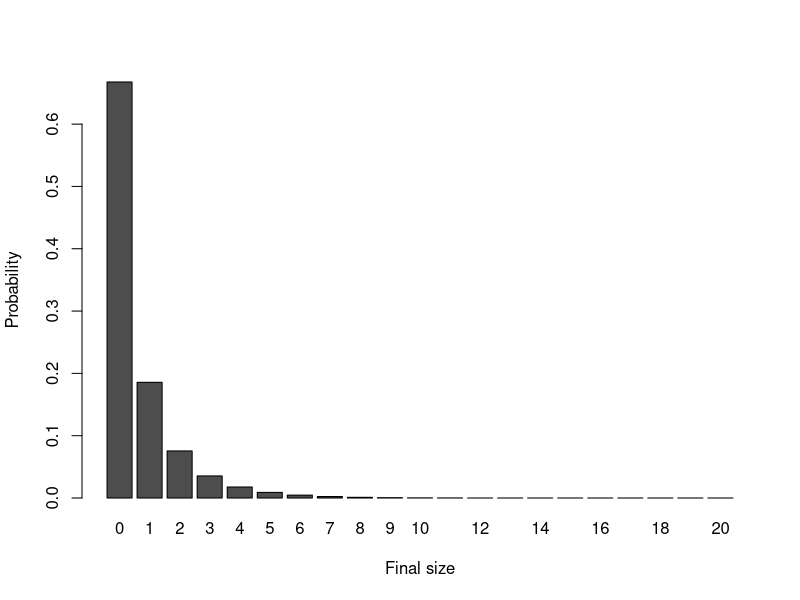
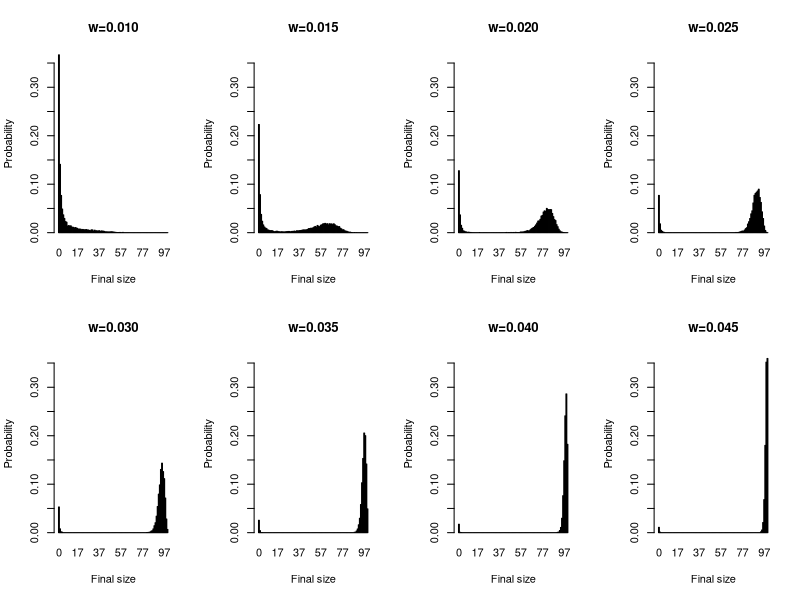
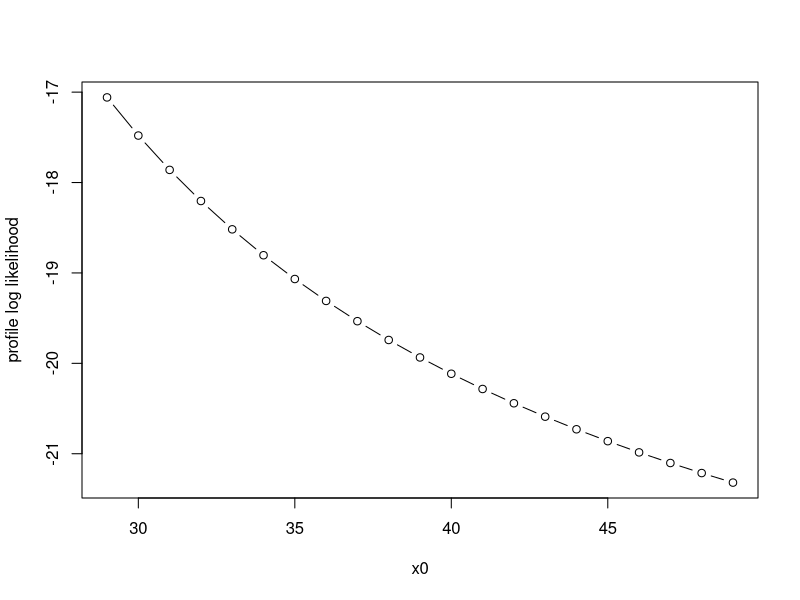
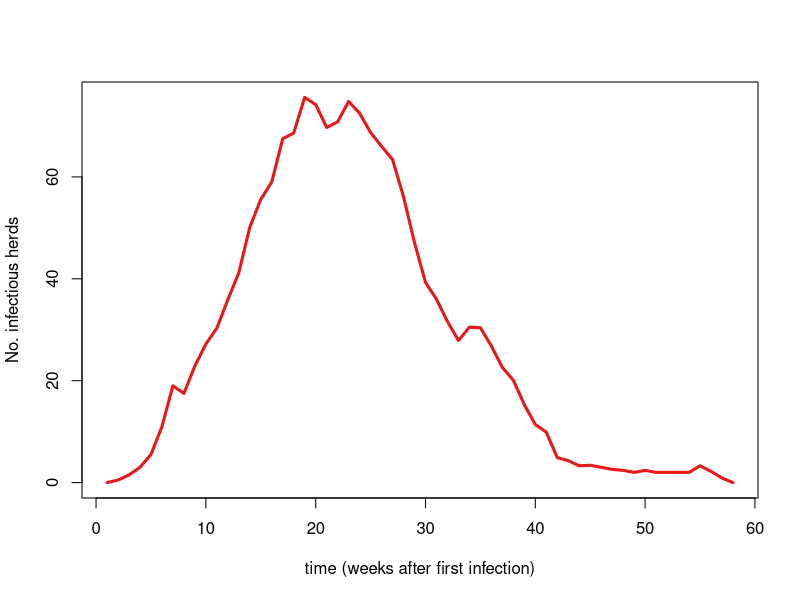
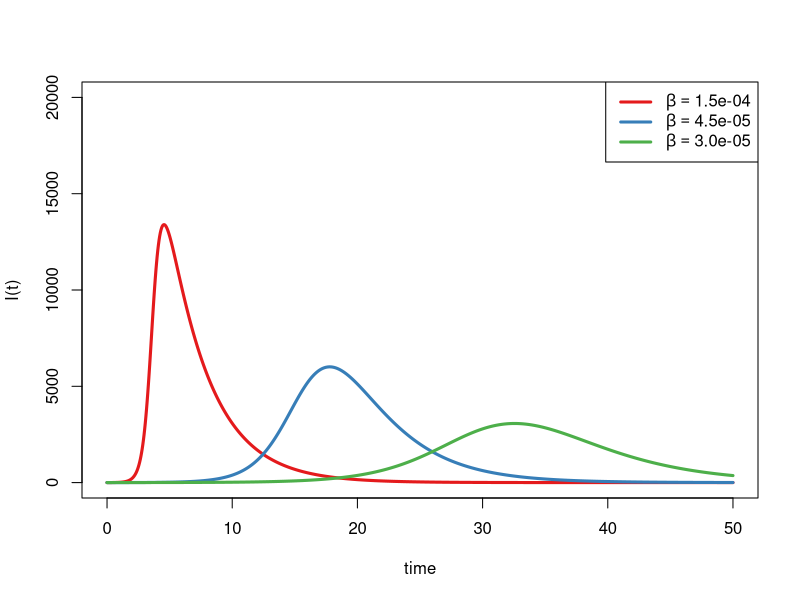
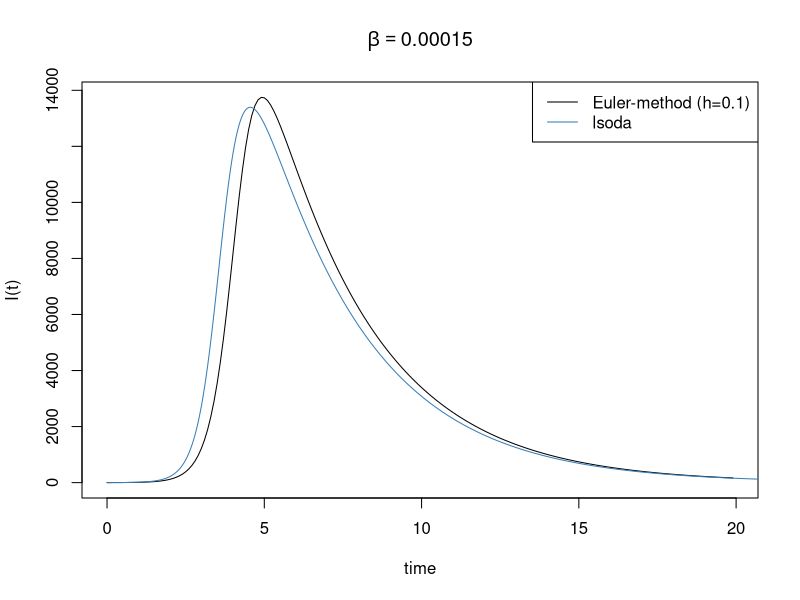
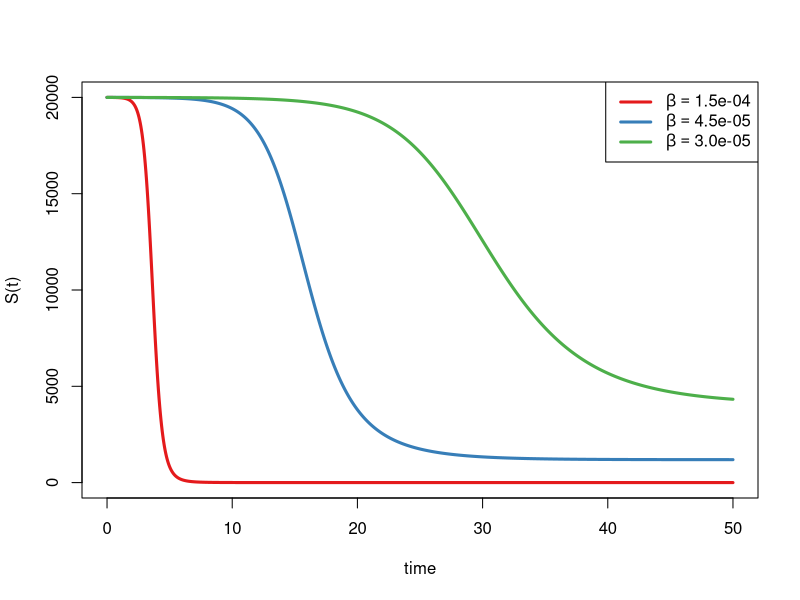
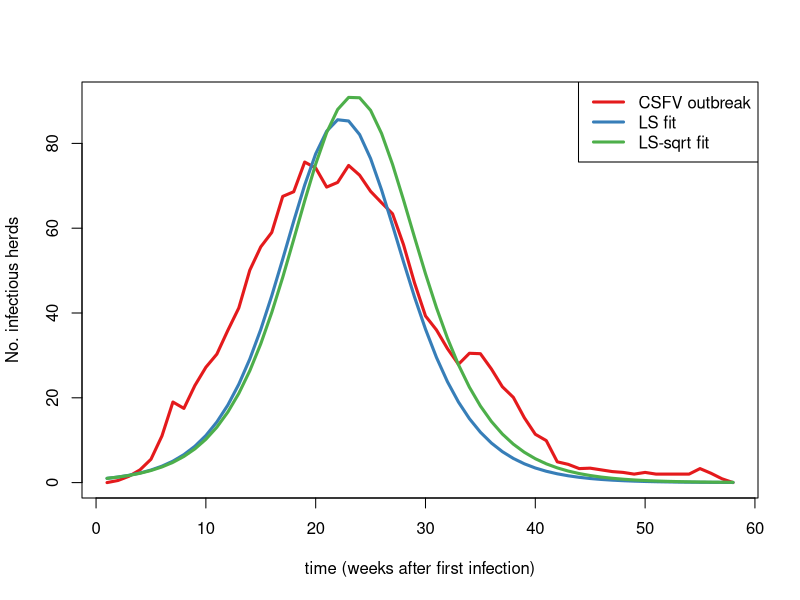

R code for these plots, in order:
## ----echo=FALSE,results='hide',message=FALSE----------------------------------
######################################################################
### Author: Michael Höhle <http://www.math.su.se/~hoehle>
### Course: The Mathematics and Statistics of Infectious Disease Outbreaks
###         (MT3002 - Summer 2020) at the Department of Mathematics,
###         Stockholm University.
###         (https://kurser.math.su.se/course/view.php?id=911)
###         given by Tom Britton and Michael Höhle
###    
### License:
### This work is licensed under a <a rel="license"
### href="http://creativecommons.org/licenses/by-sa/4.0/">Creative Commons
### Attribution-ShareAlike 4.0 International License</a>.
###
### Description:
###  Rnw File for lecture 2
###
### History:
###  -- 10 Jun 2020 file created 
######################################################################

options(width=100)
set.seed(123)
library(tidyverse)
library(RColorBrewer)


## -----------------------------------------------------------------------------
######################################################################
#Laplace transform of stoch. variable X=c=1
######################################################################
Lc <- function(theta) {
 return(exp(-theta*1))
}

#############################################################################
# Find final sizes of Reed Frost chain binomial model by sampling from
# it. 
#
# Parameters:
#  n - Initial number of susceptible
#  m - Initial infected
#  w - contact probability, c.f. Britton2000 p.4
#  samples - number of RF processes to sample.
#
# Note:
# The sampling function is a vector version sampling from all processes
# simultaneously. Ceased processes continue running, and their NA's
# are taken care of.
#############################################################################

fsize.RF <- function(n, m, w, samples) {
  #Initial susceptible
  xj <- matrix(data=n,nrow=samples,ncol=1) 
  #Initial infectives
  yj <- matrix(data=m,nrow=samples,ncol=1) 

  #Loop over all (samples) simulations until they all are ceased.
  while (sum(yj>0) & sum(xj>0)) {
    #Sample from all processes concurrently
    yj <- ifelse(xj > 0, rbinom(samples, xj, 1-(1-w)^yj), 0)
    #Update all xj
    xj <- xj - yj
  }
  #Done 
  return(n-xj) 
}

##################################################################  
# Calculate distribution of final size of standard SIR epidemic.
# C.f. Theorem 2.2.
#
# Parameters:
#   n - population size
#   m - initial number of infectious
#   lambda - transmission parameter
#   phi - Laplace transform of the stoch. var. I
#
# Note:  When n becomes large (n>35-40 in Fig 2.2 example the
#        solve command doesn't work anymore, coz of near singular
#        matrix. More stable implementation is necessary.
#
# Example:
#  Pfinal <- fsize.SIR(35,1,1.5,Lc)
##################################################################  

fsize.SIR <- function(n,m,lambda,phi) {
  #Declare matrices in linear eqn. system Ax=b.
  #Note: size+1 since we also include index 0.
  A <- matrix(data=0,nrow=n+1,ncol=n+1)
  b <- matrix(data=NA,nrow=n+1,ncol=1)

  #Fill them according to Theorem 2.2 in Britton 2000.
  for (l in 0:n) {
    for (k in 0:l) {
    A[l+1,k+1] <- choose(n-k,l-k) / (phi(lambda*(n-l)/n)^(k+m))
    }
    b[l+1] <- choose(n,l)
    #Process indicitor if slow: print(l)
  }
  #Solve the linear equation system. Note: A can be near singular if n
  #is large. Numerical improvement?
  #In R: Use  Pfinal <- forwardsolve(A,b), which gives a little more
  #stability
  Pfinal <- solve(A,b)
  # Done
  return(Pfinal)
}


fsize.hist <- function(n=50,m=1,lambda=1.5,samples=10000,ylim=NULL,plot=TRUE, title=TRUE) {
  #RF by simulation, note q=exp(-lambda/(n)) is the avoidance probability. w=1-q.
  if (n>30) {
    cat("Sample size too large. Using simulation.\n")
    f1 <- fsize.RF(n, m, 1 - exp(-lambda/(n)),samples)
    f2 <- table(factor(f1,levels=0:n))/length(f1)
  } else {
    #Use exact method
    f2 <- fsize.SIR(n,m,lambda,Lc)
  }

  
  #Plot the two for comparison. Note: We plot Z, the final
  #size and not Z+1 as in Fig 2.2
  if (plot) {
      if(title){
    barplot(t(f2),main=paste("w=",sprintf("%.3f",1-exp(-lambda/n)),sep=""),xlab="Final size",names.arg=0:n,ylab="Probability",ylim=ylim)
}
      else{
    barplot(t(f2),main="",xlab="Final size",names.arg=0:n,ylab="Probability",ylim=ylim)
}
      
}
  #Done
  invisible(as.numeric(f2))
}


## -----------------------------------------------------------------------------
#Figure for the presentation
n <- 20
w <- 0.02


## ----fig.width=7,fig.height=3.5-----------------------------------------------
lambdas <- -n*log(1-w)
#lambdas <- seq(0.6,4.32,length=8)
#w <- 1-exp(-lambdas/n) ; lambdas <- -log(1-0.25)*n

maxpmf <- max(sapply(lambdas, function(lambda) {
  max(fsize.hist(n=n,m=1,lambda=lambda,samples=10000,plot=FALSE))
}))

#par(mfrow=c(2,4))
invisible(sapply(lambdas, function(lambda) {
  fsize.hist(n=n,m=1,lambda=lambda,samples=10000,ylim=c(0,maxpmf),plot=TRUE, title=FALSE)
}))



## -----------------------------------------------------------------------------
n <- 100
w <- seq(0.01, 0.045, length=8)
lambdas <- -n*log(1-w)
#lambdas <- seq(1.0,4.0,length=8)
maxpmf <- max(sapply(lambdas, function(lambda) {
  max(fsize.hist(n=n,m=1,lambda=lambda,samples=10000,plot=FALSE))
}))

par(mfrow=c(2,4))
invisible(sapply(lambdas, function(lambda) {
  fsize.hist(n=n,m=1,lambda=lambda,samples=10000,ylim=c(0,maxpmf),plot=TRUE)
}))



## ----echo=TRUE, code = capture.output(dump('fsize.RF', ''))-------------------


## ----echo=TRUE,results='markup',tidy=FALSE------------------------------------
######################################################################
# Likelihood function for the Reed-Frost model
#
# Parameters:
#  w.logit - logit(w) to have unrestricted parameter space
#  x       - vector containing the number of susceptibles at each time
#  y       - vector containing the number of infectious   at each time
#
######################################################################

l <- function(w.logit,x,y) {
  if (length(x) != length(y)) { stop("x and y need to be the same length") }
  K <- length(x)
  w <- plogis(w.logit)
  p <- 1 - (1-w)^y
  return(sum(dbinom( y[-1], size=x[-K], prob=p[-K],log=TRUE)))
}

# Epidemic D in Table 4.1 of Daley and Gani (1999), assuming all susceptibles got infected
y <- c(1, 4, 14, 10, 1, 0)
x <- numeric(length(y))
x[1] <- sum(y[-1])
x[2:length(x)] <- x[1]-cumsum(y[-length(y)])

mle <- optim(par=0,fn=l,method="BFGS",x=x,y=y,control=list(fnscale=-1),hessian=TRUE)
# Maximum likelihood estimator
(w.hat <- plogis(mle$par))

## ----echo=FALSE, results="hide"-----------------------------------------------
# 95% confidence interval
(w.95ci <- plogis( mle$par + c(-1,1)*qnorm(0.975)* sqrt(-1/as.vector(mle$hess))))


## ----fig.align="center"-------------------------------------------------------
x0 <- seq(sum(y[-1]), sum(y[-1])+20, 1)
w.hat <- numeric(length(x0))
log.lik <- numeric(length(x0))
for(i in 1:length(x0)){
    x[1] <- x0[i]
    x[2:length(x)] <- x[1]-cumsum(y[-length(y)])
    
    mle <- optim(par=0,fn=l,method="BFGS",x=x,y=y,control=list(fnscale=-1),hessian=TRUE)
    w.hat[i] <- plogis(mle$par)
    log.lik[i] <- mle$value
}

par(mfrow=c(1,1))
plot(x0, log.lik, type="b", ylab="profile log likelihood", axes=TRUE)


## ----fig.width=7,fig.height=4.5-----------------------------------------------

csfv <- read.table("Data/csfv.txt",col.names=c("t","I"))
pal <- brewer.pal(3,"Set1")
plot(csfv$t,csfv$I,lwd=3,type="l",lty=1,ylab="No. infectious herds",xlab="time (weeks after first infection)",col=pal[1])



## ----echo=FALSE, results="hide"-----------------------------------------------
# Load pkg.
suppressPackageStartupMessages(library(deSolve))


## ----SIRDIFF------------------------------------------------------------------
##############################################################################
# Function to compute the derivative of the ODE system
#
#  t - time
#  y - current state vector of the ODE at time t
#  parms - Parameter vector used by the ODE system
#
# Returns:
#  list containing dS(t)/dt and dI(t)/dt
##############################################################################

sir <- function(t,y, parms) {
  beta <- parms[1]
  gamma <- parms[2]
  S <- y[1]
  I <- y[2]
  return(list(c(S=-beta*S*I,I=beta*S*I-gamma*I)))
}

## -----------------------------------------------------------------------------
gamma <- 0.3
## beta.grid <- c(0.001,0.00005, 0.00003)
beta.grid <- c(1.5e-04, 4.5e-05, 3.0e-05)
N <- 20000
times <- seq(0,50,length=1000)

#R0 for the 3 examples
(R0 <- beta.grid*N/gamma)


## ----fig.width=7,fig.height=4.5-----------------------------------------------
I <- sapply(beta.grid, function(beta) {
  lsoda(y=c(N-1,1), times=times, func=sir,parms=c(beta,gamma))[,3]
})
pal <- brewer.pal(length(beta.grid),"Set1")
matplot(times,I,type="l",lwd=3,lty=1,col=pal,xlab="time",ylab="I(t)", ylim=c(0, N))
#legend(x="topright",paste("beta=",sprintf("%.5f",beta.grid),sep=""),lty=1,lwd=3,col=pal)
#Expressions in the legend
beta.grid.str <- format(beta.grid, scientific=TRUE)
leg <- c(as.expression(substitute(beta==val,list(val=beta.grid.str[1]))),as.expression(substitute(beta==val,list(val=beta.grid.str[2]))),as.expression(substitute(beta==val,list(val=beta.grid.str[3]))))
legend(x="topright",legend=leg,lty=1,lwd=3,col=pal)


## ----echo=TRUE----------------------------------------------------------------
##############################################################################
# Function to compute the derivative of the ODE system
#
#  t - time
#  y - current state vector of the ODE at time t
#  parms - Parameter vector used by the ODE system
#
# Returns:
#  list containing dS(t)/dt and dI(t)/dt
##############################################################################

sir <- function(t,y, parms) {
  beta <- parms[1]
  gamma <- parms[2]
  S <- y[1]
  I <- y[2]
  return(list(c(S=-beta*S*I,I=beta*S*I-gamma*I)))
}


## ----echo=TRUE, results="show"------------------------------------------------
sim <- lsoda(y=c(N-1,1), times=times, func=sir,parms=c(beta.grid[1],gamma))
head(sim, n=3)


## ----echo=TRUE----------------------------------------------------------------
# Step width of the Euler method
h <- 0.1
y <- matrix(NA, nrow=ceiling(20/h), ncol=3, dimnames=list(NULL, c("t","S","I")))
# Initial value
y[1,] <- c(0,N-1,1)
# Loop
for (i in 2:nrow(y)){
  y[i,] <- c(y[i-1,"t"]+h, y[i-1,c("S","I")] +
         h * sir(y[i-1,"t"], y[i-1,c("S","I")], parms=c(beta.grid[1],gamma))[[1]])
}


## -----------------------------------------------------------------------------
# Show Euler solve
plot(y[,"t"], y[,"I"], type="l", xlab="time", ylab="I(t)")
# Add lsoda (which uses a more advanced method)
lines(times, lsoda(y=c(N-1,1), times=times, func=sir,parms=c(beta.grid[1],gamma))[,3], col="#377EB8")
legend(x="topright", c("Euler-method (h=0.1)", "lsoda"), col=c(1,"#377EB8"), lty=1)
title(substitute(beta == a, list(a=beta.grid[1])))


## ----fig.width=7,fig.height=4.5, fig.align="center"---------------------------
S <- sapply(beta.grid, function(beta) {
  lsoda(y=c(N-1,1), times=times, func=sir,parms=c(beta,gamma))[,2]
})
pal <- brewer.pal(length(beta.grid),"Set1")
matplot(times,S,type="l",lwd=3,lty=1,col=pal,xlab="time",ylab="S(t)")
legend(x="topright",legend=leg,lty=1,lwd=3,col=pal)


## ----echo=FALSE---------------------------------------------------------------

N <- 21500
#sumy <- sum(csfv$I)
sumy <- 429
f <- sumy/N
R0 <- -log(1-f)/f



## ----echo=TRUE----------------------------------------------------------------
######################################################################
#Least-squares fit
######################################################################

ll.gauss <- function(theta, take.sqrt=FALSE) {
  #Solve ODE using the parameter vector theta
  res <- lsoda(y=c(N-1,1), times=csfv$t, func=sir, parms=exp(theta))
  #Squared difference?
  if (take.sqrt==FALSE) {
    return(sum(dnorm(csfv$I,mean=res[,3],sd=1,log=TRUE)))
  } else { 
    return(sum(dnorm(sqrt(csfv$I),mean=sqrt(abs(res[,3])),sd=1,log=TRUE)))
  }
}


## ----echo=TRUE----------------------------------------------------------------
#Determine MLE
N <- 21500
mle <- optim(log(c(0.00002,3)), fn=ll.gauss,control=list(fnscale=-1))

#Show estimates and resulting R0 estimate
beta.hat <- exp(mle$par)[1]
gamma.hat <- exp(mle$par)[2]
R0.hat <- beta.hat*N/gamma.hat


## ----echo=TRUE, results="show"------------------------------------------------
mu <- lsoda(y=c(N-1,1), times=csfv$t, func=sir,parms=exp(mle$par))
head(mu, n=3)


## ----echo=FALSE---------------------------------------------------------------
mle2 <- optim(log(c(0.00002,3)), fn=ll.gauss, take.sqrt=TRUE, control=list(fnscale=-1))
beta.hat2 <- exp(mle2$par)[1]
gamma.hat2 <- exp(mle2$par)[2]
R0.hat2 <- beta.hat2*N/gamma.hat2
mu2 <- lsoda(y=c(N,1), times=csfv$t, func=sir,parms=exp(mle2$par))


## ----fig.width=7,fig.height=4.0, fig.align="center"---------------------------
pal <- brewer.pal(4,"Set1")
matplot(mu[,1],cbind(csfv$I,mu[,3],mu2[,3]),type="l",lwd=3,lty=1,ylab="No. infectious herds",xlab="time (weeks after first infection)",col=pal)
legend(x="topright",c("CSFV outbreak","LS fit", "LS-sqrt fit"), lty=1,col=pal,lwd=3)


## ----echo=FALSE, warning=FALSE------------------------------------------------
######################################################################
# Poisson likelihood
######################################################################

ll.pois <- function(theta) {
  #Solve ODE using the parameter vector theta
  res <- lsoda(y=c(N-1,1), times=csfv$t, func=sir, parms=exp(theta))
  #Poisson likelihood
  return(sum(dpois(round(csfv$I),lambda=res[,3],log=TRUE)))
}

#Determine MLE
mle <- optim(mle$par, fn=ll.pois,control=list(fnscale=-1))

#Show results
(beta.hat <- exp(mle$par)[1])
(gamma.hat <- exp(mle$par)[2])
(R0.hat <- beta.hat*N/gamma.hat)
muP <- lsoda(y=c(N-1,1), times=csfv$t, func=sir,parms=exp(mle$par))

## ----fig.width=7,fig.height=4.0-----------------------------------------------
matplot(mu[,1],cbind(csfv$I,mu[,3],mu2[,3], muP[,3]),type="l",lwd=3,lty=1,ylab="No. infectious herds",xlab="time (weeks after first infection)",col=pal)
legend(x="topright",c("CSFV outbreak","LS fit", "LS-sqrt fit", "Poisson fit"),lty=1,col=pal,lwd=3)


## ----echo=FALSE,eval=FALSE----------------------------------------------------
## #Estimate R0 from final size data
## f <- 429/N
## (R0.hat.finalsize <- -log(1-f)/f)


## ----cache=TRUE---------------------------------------------------------------
######################################################################
# Simulate simple SIR model using the Gillespie-Algorithm
#
# Params:
#  T - max time
#  lambda - transmission rate
#  gamma - recovery rate (mu(X) = d*X) 
#  n - initial number of susceptibles. Always initially one infective
#  m - initial number of infectives
######################################################################

rSIR <- function(T, beta, gamma, n, m) {
  #Initialize (x= number of susceptibles)
  t <- 0
  x <- n
  y <- m

  #Possible events
  eventLevels <- c("S->I","I->R")
  #Initialize result
  events <- data.frame(t=t,x=x,y=y,event=NA)
  #Loop until we are past time T
  while (t < T & (y>0)) {
      #Draw the waiting type for each possible event
      wait <-  rexp(2,c("S->I"=beta*x*y,"I->R"=gamma*y))
      #Which event occurs first
      i <- which.min(wait)
      #Advance Time
      t <- t+wait[i]
      #Update population according to the eventy type
      if (eventLevels[i]=="S->I") { x <- x-1 ; y <- y+1}
      if (eventLevels[i]=="I->R") { y <- y-1 }
      #Store result
      events <- rbind(events,c(t,x,y,i))
  }
  #Recode event type and return
  events$event <- factor(eventLevels[events$event], levels=eventLevels)
  return(events)
}

##Select parameters as in the example
beta <- 0.01
gamma <- 0.5
S0 <- 100
(R0 <- beta*S0/gamma)
T <- 500
nSim <- 10
#Do a few simulations
set.seed(124)
trajs <- lapply( 1:nSim, function (x) {
    rSIR(T, beta=beta, gamma=gamma, n=S0, m=1)
})


## -----------------------------------------------------------------------------
for (i in 1:length(trajs)) {
    plotf <- if (i==1) plot else lines
    plotf(trajs[[i]]$t,trajs[[i]]$x,type="s",ylim=c(0,S0),xlab="Time",ylab="Susceptibles")
    #lines(c(trajs[[i]]$t[nrow(trajs[[i]])],1e99),rep(trajs[[1]]$x[nrow(trajs[[i]])],2))
    points(trajs[[i]]$t[nrow(trajs[[i]])],trajs[[i]]$x[nrow(trajs[[i]])],cex=1,pch=20)
}


## ----echo=TRUE, code = capture.output(dump('rSIR', ''))-----------------------


## ----COMPARE------------------------------------------------------------------
compare <- function(S0) {
  # Simulate 250
  trajs <- lapply(1:250, function(x) rSIR(T, beta=beta, gamma=gamma, n=S0, m=1))
  max_T <- max(unlist(lapply(trajs, function(traj) max(traj$t))))
  max_Y <- max(unlist(lapply(trajs, function(traj) max(traj$y))))
  for (i in 1:length(trajs)) {
    plotf <- if (i==1) plot else lines
    plotf(trajs[[i]]$t,trajs[[i]]$y,type="s",ylim=c(0,max_Y),xlab="Time",ylab="Susceptibles",xlim=c(0,max_T),col=rgb(0,0,0,0.2))
  }
  # Solve ODE
  sim <- lsoda(y=c(S0,1), times=times, func=sir,parms=c(beta,gamma))
  lines(sim[,"time"], sim[,3], col="#377EB8", lwd=2)
  invisible()
}
compare(S0=S0)

## ----eval=FALSE---------------------------------------------------------------
## # Compare for different S0
## par(mfcol=c(2,1))
## compare(S0=100)
## title("S(0) = 100, m=1")
## compare(S0=500)
## title("S(0) = 500, m=1")
